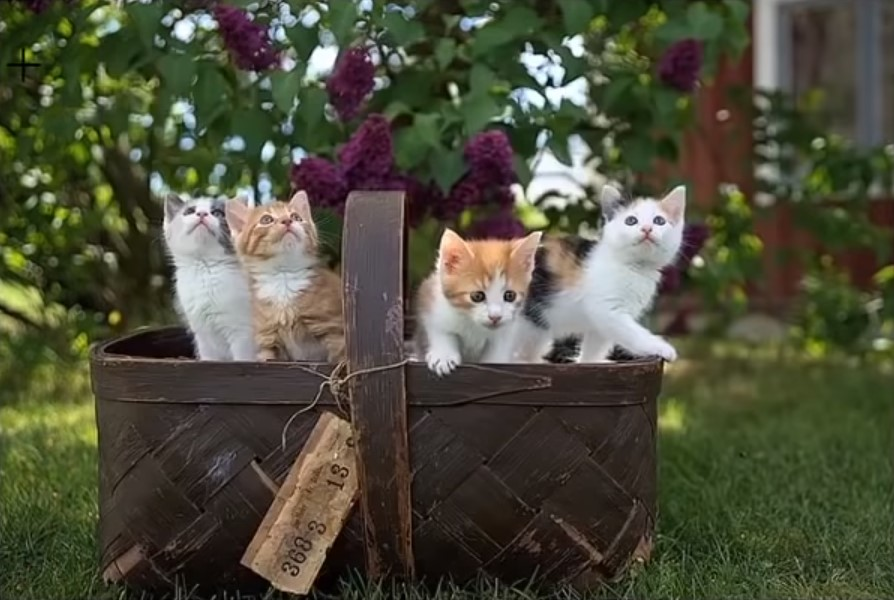
#> input picture photos/cats.jpg, 894 x 600 px
$ python masking.py
#> lines starting #> are read from the running program, lines starting #| are printed output that depends on the picture; after the words box and inside, x2 and y2 are one past the last pixel; in counts of white or black regions, pixels touching at a corner belong together
import cv2 as cv
import numpy as np
import matplotlib.pyplot as plt

img = cv.imread('photos/cats.jpg')
#> img is the input picture: shape (600, 894, 3); mean B, G, R 58.9, 77.7, 77.4
# cv.imshow('Cat', img)


blank = np.zeros(img.shape[:2], dtype='uint8')
# cv.imshow('Blank', blank)

# mask = cv.circle(blank, (img.shape[1]//2 + 45, img.shape[0]//2), 100, 255, -1)
# cv.imshow('Mask', mask)

circle = cv.circle(blank.copy(), (img.shape[1]//2 - 100, img.shape[0]//2 - 60), 100, 255, -1)
# cv.imshow('Circle', circle)

rectangle = cv.rectangle(blank.copy(), (30,30), (370,370), 255, -1)
# cv.imshow('Rectangle', rectangle)

weird_shape = cv.bitwise_and(circle, rectangle)
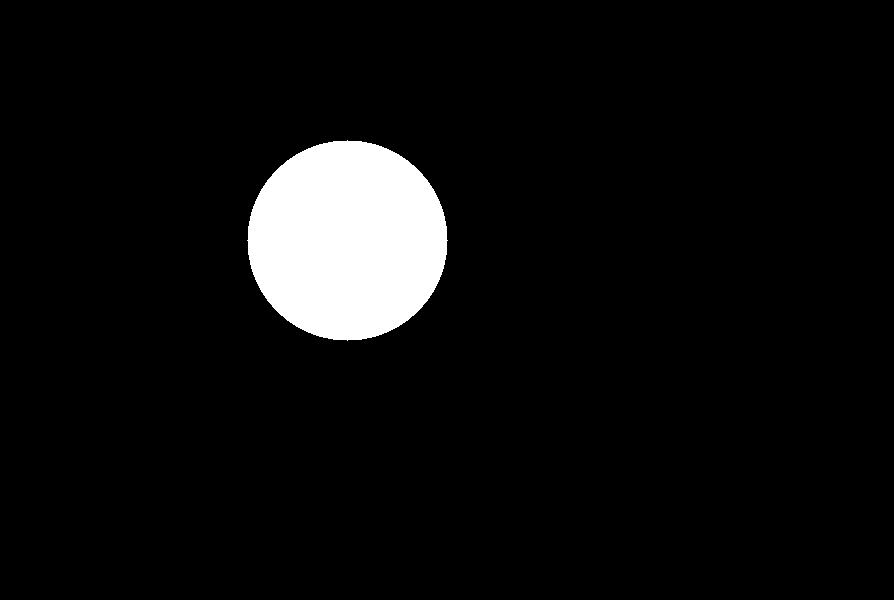
#> circle: shape (600, 894); 5.9% white; 1 white region, box (x1, y1, x2, y2) and area: (247, 140, 448, 341) 31417
cv.imshow('Weird', weird_shape)
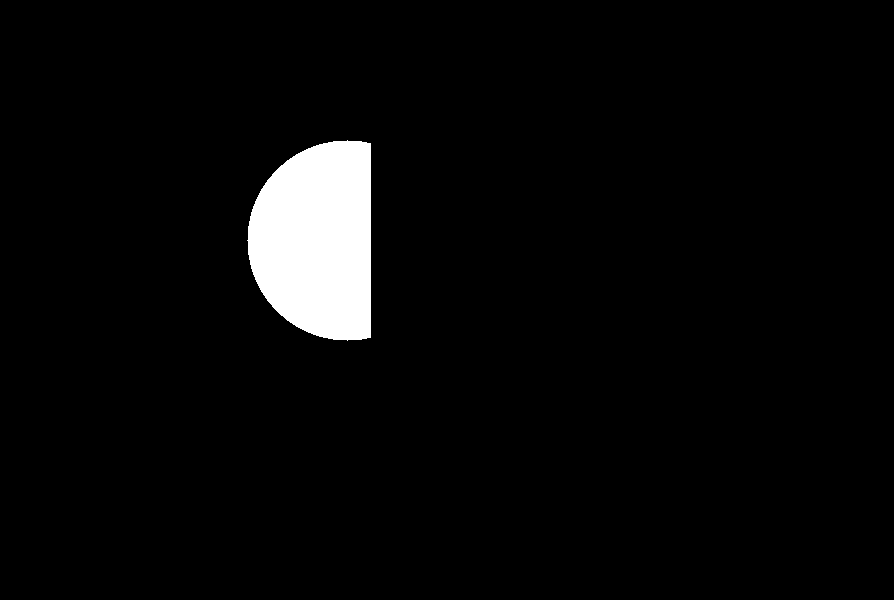
#> window 'Weird': shape (600, 894); 3.8% white; 1 white region, box (x1, y1, x2, y2) and area: (247, 140, 371, 341) 20360

masked = cv.bitwise_and(img, img, mask= weird_shape)
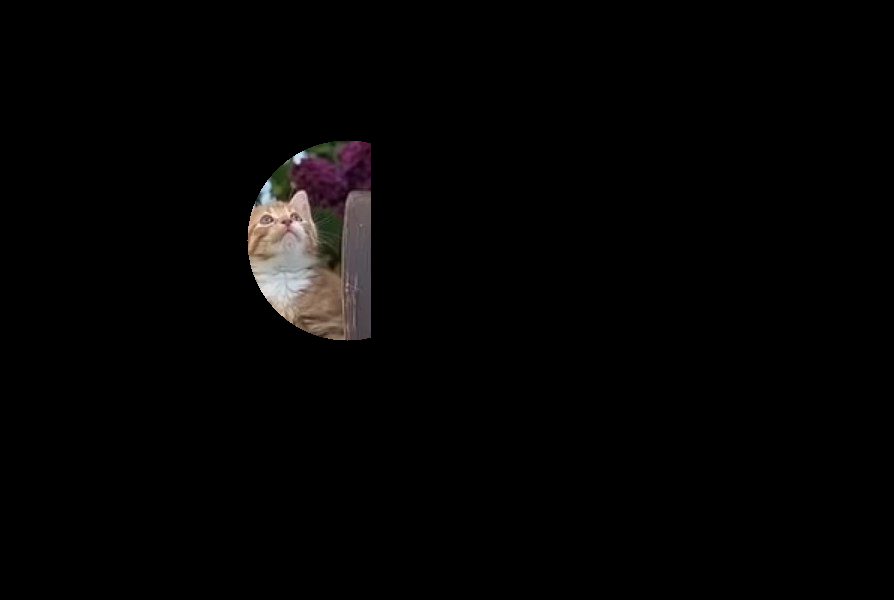
#> masked: shape (600, 894, 3); mean B, G, R 3.6, 3.8, 4.4
cv.imshow('Weird Shaped Masked Image', masked)

# plt.imshow(img)
# plt.show()


cv.waitKey(0)

$ run again, with photos/group2.jpg copied over photos/cats.jpg
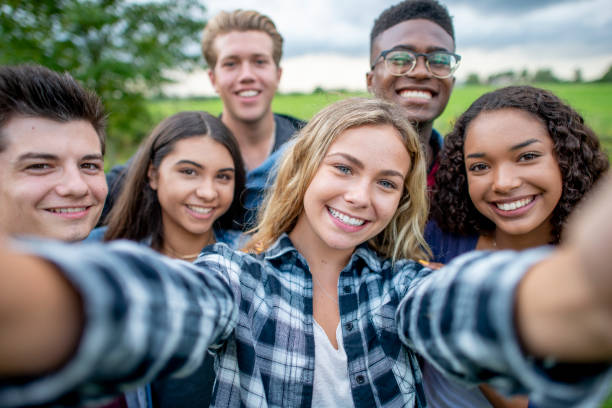
#> input picture photos/group2.jpg, 612 x 408 px
#> img is the input picture: shape (408, 612, 3); mean B, G, R 120, 122.5, 122.9
#> `weird_shape = cv.bitwise_and(circle, rectangle)`:
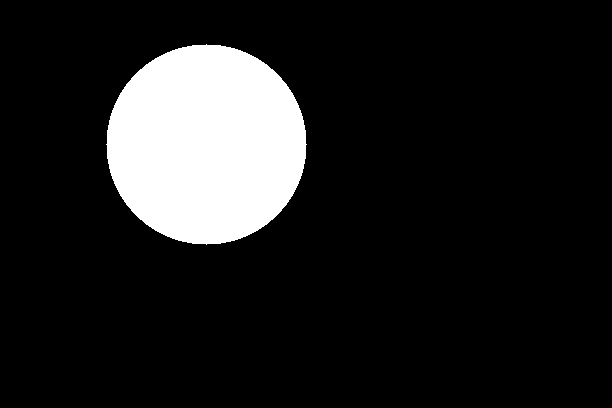
#> circle: shape (408, 612); 12.6% white; 1 white region, box (x1, y1, x2, y2) and area: (106, 44, 307, 245) 31417
#> `masked = cv.bitwise_and(img, img, mask= weird_shape)`:
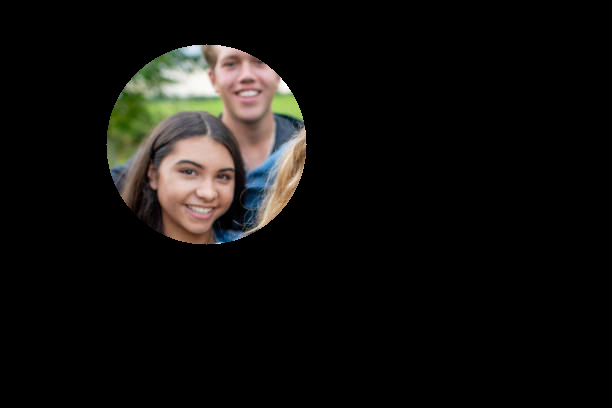
#> masked: shape (408, 612, 3); mean B, G, R 13.6, 15.7, 17
